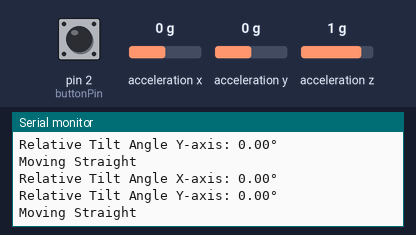
Bench run of a sketch on a simulated Arduino Uno, built for the host (arithmetic inside an expression is 32-bit, double 64-bit). On the bench: the last lines printed to the serial monitor. The test bench sets the inputs (shaded band); at power-on: acceleration y 0 g, pin 2 (buttonPin) HIGH, acceleration z 1 g, acceleration x 0 g.

Above: at 3.3 s.
3.4 s: acceleration y set to -1.4 g
At 4.2 s:
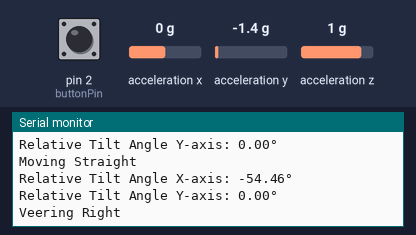
5.8 s: pin 2 (buttonPin) pulled LOW for 0.65 s
At 6.8 s:
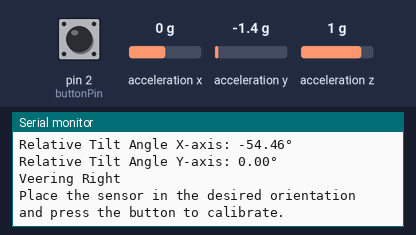
9.5 s: acceleration z set to 1.4 g
At 10.0 s:
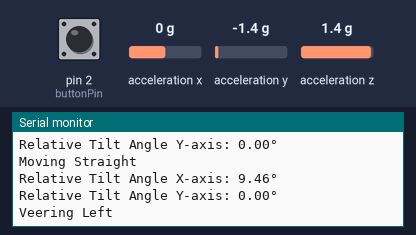
11.6 s: pin 2 (buttonPin) pulled LOW for 1 s
At 14.0 s:
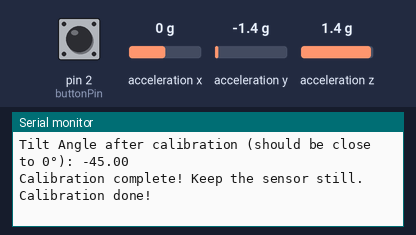
14.1 s: acceleration x set to -1.4 g
At 15.3 s:
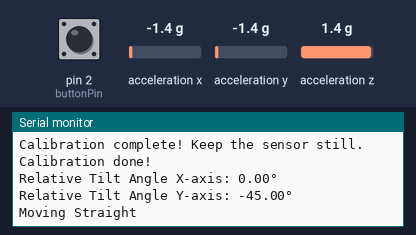
Timing chart, 0 to 16.6 s (numbered marks = the images above; inputs shaded):
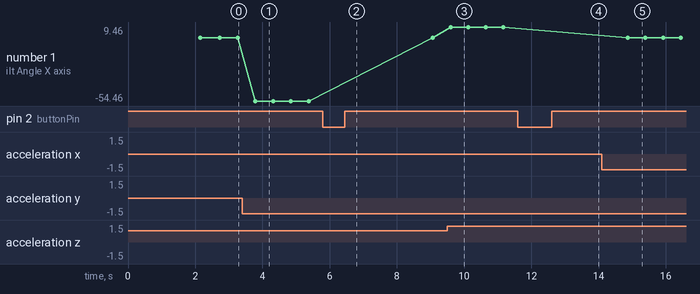

The sketch:

CalibrationAndTiltTest.ino
```cpp
//Importing libraries
#include <Wire.h>
#include <Adafruit_ADXL345_U.h>

//Defines the accelerometer as an accelerometer object in the code
Adafruit_ADXL345_Unified accel = Adafruit_ADXL345_Unified(123);

//Button to start the calibration
const int buttonPin = 2;

/*Variables to store the offset values for X, Y, Z, this is
done to create a "new" x-axis since we are taking the angle from the
x-axis.*/
float offsetX = 0;
float offsetY = 0;
float offsetZ = 0;

//Tilt detection threshold in degrees
const float tiltThreshold = 5.0;

void setup() {
    Serial.begin(9600);
    pinMode(buttonPin, INPUT_PULLUP);

    //If the ADXL345 is not setup correctly
    if (!accel.begin()) {
        Serial.println("Could not find ADXL345 sensor");
        while (1);
    }

    /*Set the ADXL345 to +-2g mode
    0x31 is how the ADXL345 registers data, 0x00 sets the format to +-2g (higher sensitivity)*/
    accel.writeRegister(0x31, 0x00);

    //Calibrates the sensor to its current location upon startup
    calibrateSensor();
}

void loop() {
    //Check if the button is pressed (LOW because of pull-up resistor),
    //button pressed -> callibration
    if (digitalRead(buttonPin) == LOW) {
        calibrateSensor();
        Serial.println("Calibration done!");
        //Debounce delay, buttons can cause big and sudden changes in power
        delay(1000);
    }

    //Sensor waits to be moved (the event), then gets the event
    sensors_event_t event;
    accel.getEvent(&event);

    //Calculate the angle relative to the X-axis after calibration
    //Multiplies by 180/PI since angles in C++ are in rad
    //Angle from x-axis, the y and z vectors are relative to the x vector
    float angleX = atan2(event.acceleration.y, event.acceleration.z) * (180.0 / PI);
    //Angle from y-axis, the x and z vectors are relative to the y vector
    float angleY = atan2(event.acceleration.x, event.acceleration.z) * (180.0 / PI);

    /*Calculate the relative tilt from the calibration offsets, angles from
    the "new" x and y axes*/
    float relativeAngleX = angleX - (atan2(offsetY, offsetZ) * (180.0 / PI));
    float relativeAngleY = angleY - (atan2(offsetX, offsetZ) * (180.0 / PI));

    //Print the tilt angles relative to the new axes
    Serial.print("Relative Tilt Angle X-axis: ");
    Serial.print(relativeAngleX);
    Serial.println("°");

    Serial.print("Relative Tilt Angle Y-axis: ");
    Serial.print(relativeAngleY);
    Serial.println("°");

    //Determine veering direction based on tilt
    //This really depends on how we orient the device on the cane
    //Can add a deadzone if needed
    if (relativeAngleX < -tiltThreshold) {
      Serial.println("Veering Right");
    }
    else if (relativeAngleX > tiltThreshold) {
      Serial.println("Veering Left");
    }
    else {
      Serial.println("Moving Straight");
    }

    //Delay between each reading
    delay(500);
}

void calibrateSensor() {
    Serial.println("Place the sensor in the desired orientation and press the button to calibrate.");
    //Allow time for the sensor to settle
    delay(2000);

    //Waits for the button to be pressed
    sensors_event_t event;
    accel.getEvent(&event);

    //Print the current raw accelerometer values
    Serial.print("Raw X: ");
    Serial.print(event.acceleration.x);
    Serial.print(" Y: ");
    Serial.print(event.acceleration.y);
    Serial.print(" Z: ");
    Serial.println(event.acceleration.z);

    //Store the current accelerometer values as the calibration reference
    //This allows us to make a new x and y axis
    offsetX = event.acceleration.x;
    offsetY = event.acceleration.y;
    offsetZ = event.acceleration.z;

    //Print the calibration offsets
    Serial.print("Calibration offsets -> X: ");
    Serial.print(offsetX);
    Serial.print(" Y: ");
    Serial.print(offsetY);
    Serial.print(" Z: ");
    Serial.println(offsetZ);

    //After calibration, immediately display the angle (should be close to 0° if aligned)
    float angle = atan2(offsetY, offsetZ) * (180.0 / PI);
    Serial.print("Tilt Angle after calibration (should be close to 0°): ");
    Serial.println(angle);

    Serial.println("Calibration complete! Keep the sensor still.");

} //calibrateSensor()
```

Measured:
- after the input at 3.4 s, the serial monitor: prints a new line after 0.39 s (image 1)
- after the input at 5.8 s, the serial monitor: prints a new line after 0.10 s (image 2)
- after the input at 9.5 s, the serial monitor: prints a new line after 0.10 s (image 3)
- after the input at 11.6 s, the serial monitor: prints a new line after 0.09 s (image 4)
- after the input at 14.1 s, the serial monitor: prints a new line after 0.76 s (image 5)
- plotted number 1: 0 → -54.46 after the input at 3.4 s, 0 → 9.46 after the input at 9.5 s
